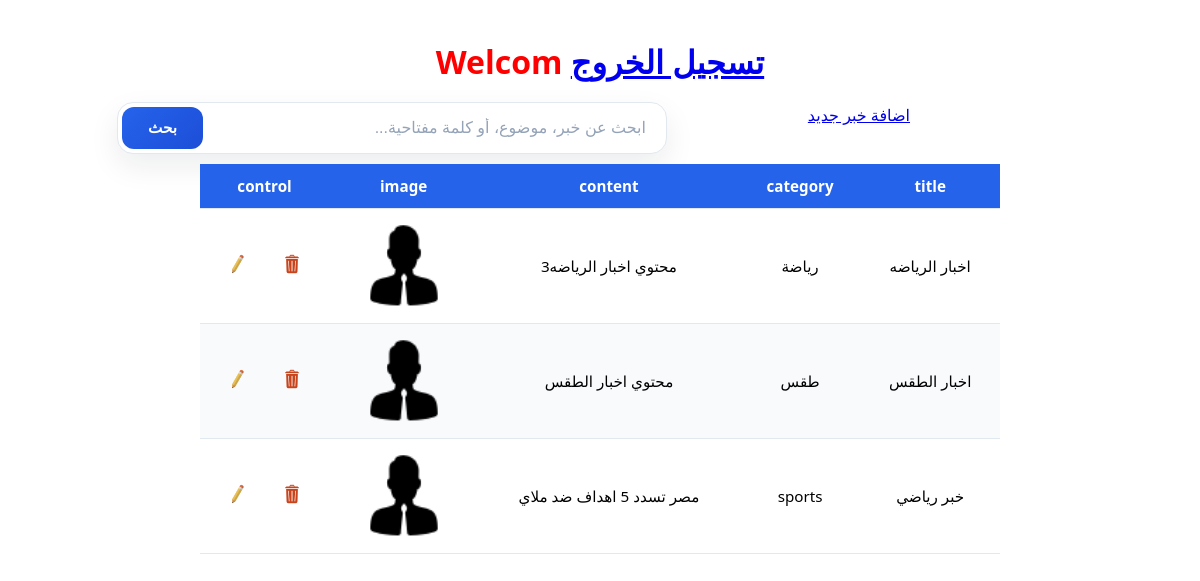
The app's page / (signed in) with its own data.
### tables this page shows
CREATE TABLE `news` (
  `id` int(11) NOT NULL,
  `title` varchar(255) DEFAULT NULL,
  `category` varchar(75) DEFAULT NULL,
  `content` text DEFAULT NULL,
  `image` varchar(100) DEFAULT NULL,
  `date` date DEFAULT NULL,
  `added_by_userid` int(11) DEFAULT NULL,
  `update_date` date DEFAULT NULL,
  `update_by_userid` int(11) DEFAULT NULL
);

### index.php (the view, shortened to what this page needs)
<?php
require "db_connection.php";
if(isset($_POST['q']))
    {
        $search = $_POST['q'];
        $query = "SELECT * FROM news WHERE title like '%$search%' or category like '%$search%' or content like '%$search%'";
        $result = mysqli_query($conn, $query);
    }
else
    {
        $query = "SELECT * FROM news";
        $result = mysqli_query($conn, $query);
    }
?>
<h1 style= "color:red; text-align:center"> Welcom <?php echo $_SESSION["name"];?>  <a href= "logout.php"> تسجيل الخروج </a></h1>
<p dir= "rtl" style = "text-align: right; padding-right: 250px"><a href = "add_news.php">اضافة خبر جديد </a>
</p>
<form class="search-form" action="index.php" method="POST">
    <input
      type="search"
      name="q"
      class="search-input"
      placeholder="ابحث عن خبر، موضوع، أو كلمة مفتاحية..."
      aria-label="بحث"
    />
    <button type="submit" class="search-btn">بحث</button>
  </form>
<!DOCTYPE html>
<html lang="en">
<head>
</head>
<body>
  <div class="table-container">
    <table dir = 'rtl'>
      <thead>
        <tr>
          <th scope="col">title</th>
          <th scope="col">category</th>
          <th scope="col">content</th>
          <th scope="col">image</th>
          <th scope="col">control</th>
        </tr>
      </thead>
      <tbody>
<?php
      if($result->num_rows > 0)
    {
        while($row = $result->fetch_assoc())
            { ?>
        <tr>
          <td><?php echo $row['title'];?></td>
          <td><?php echo $row['category'];?></td>
          <td><?php echo $row['content'];?></td>
          <td><img  src="<?php echo $row['image']; ?>" alt="image" width="90"></td>
          <td>
            <a href="delete_news.php?action=delete&id=<?php echo $row['id'];?>"><img src="image/trash_can.png" alt="Delete" width="20"></a>
            <a href="update_news.php?action=update&id=<?php echo $row['id'];?>" style="margin-right: 30px;"><img src="image/pencil.png" alt="update" width="20"></a>
          </td>
        </tr>
<?php
            }
    }
    else
        { ?>
<tr> <td colspan = "4"  style = "text-align:center;"> عفوا لاتوجد بيانات تعرفها</td></tr>
<?php
        }
?>
      </tbody>
    </table>
  </div>
</body>
</html>

### index.php (style rules this page uses)
.search-form { display: flex; flex-direction: row-reverse; align-items: center; width: 100%; max-width: 540px; margin-left: auto; margin-top: -40px; margin-right: 493px; margin-bottom: 10px; background: #ffffff; border: 1.5px solid #e2e8f0; border-radius: 16px; padding: 4px; box-shadow: 0 12px 30px rgba(15, 23, 42, 0.08); transition: border-color 0.25s ease, box-shadow 0.25s ease; }
.search-form .search-input { flex: 1; direction: rtl; border: none; background: transparent; padding: 12px 16px; font-size: 1rem; color: #0f172a; outline: none; min-width: 0; }
.search-form .search-input::placeholder { color: #94a3b8; }
.search-form .search-btn { border: none; background: linear-gradient(135deg, #2563eb 0%, #1d4ed8 100%); color: #ffffff; padding: 12px 26px; border-radius: 12px; font-size: 0.95rem; font-weight: 600; cursor: pointer; transition: transform 0.15s ease, box-shadow 0.2s ease; white-space: nowrap; }
body { font-family: system-ui, -apple-system, sans-serif; padding: 2rem; }
.table-container { overflow-x: auto; }
table { width: 100%; max-width: 800px; border-collapse: collapse; margin: 0 auto; font-size: 0.95rem; text-align: left; }
thead tr { background-color: #2563eb; color: #ffffff; }
th, td { padding: 12px 15px; border-bottom: 1px solid #e2e8f0; text-align:center; }
tbody tr:nth-child(even) { background-color: #f8fafc; }

### records on screen
news: title "اخبار الرياضه", category "رياضة", content "محتوي اخبار الرياضه3", image (picture)
news: title "اخبار الطقس", category "طقس", content "محتوي اخبار الطقس", image (picture)
news: title "خبر رياضي", category "sports", content "مصر تسدد 5 اهداف ضد ملاي", image (picture)
